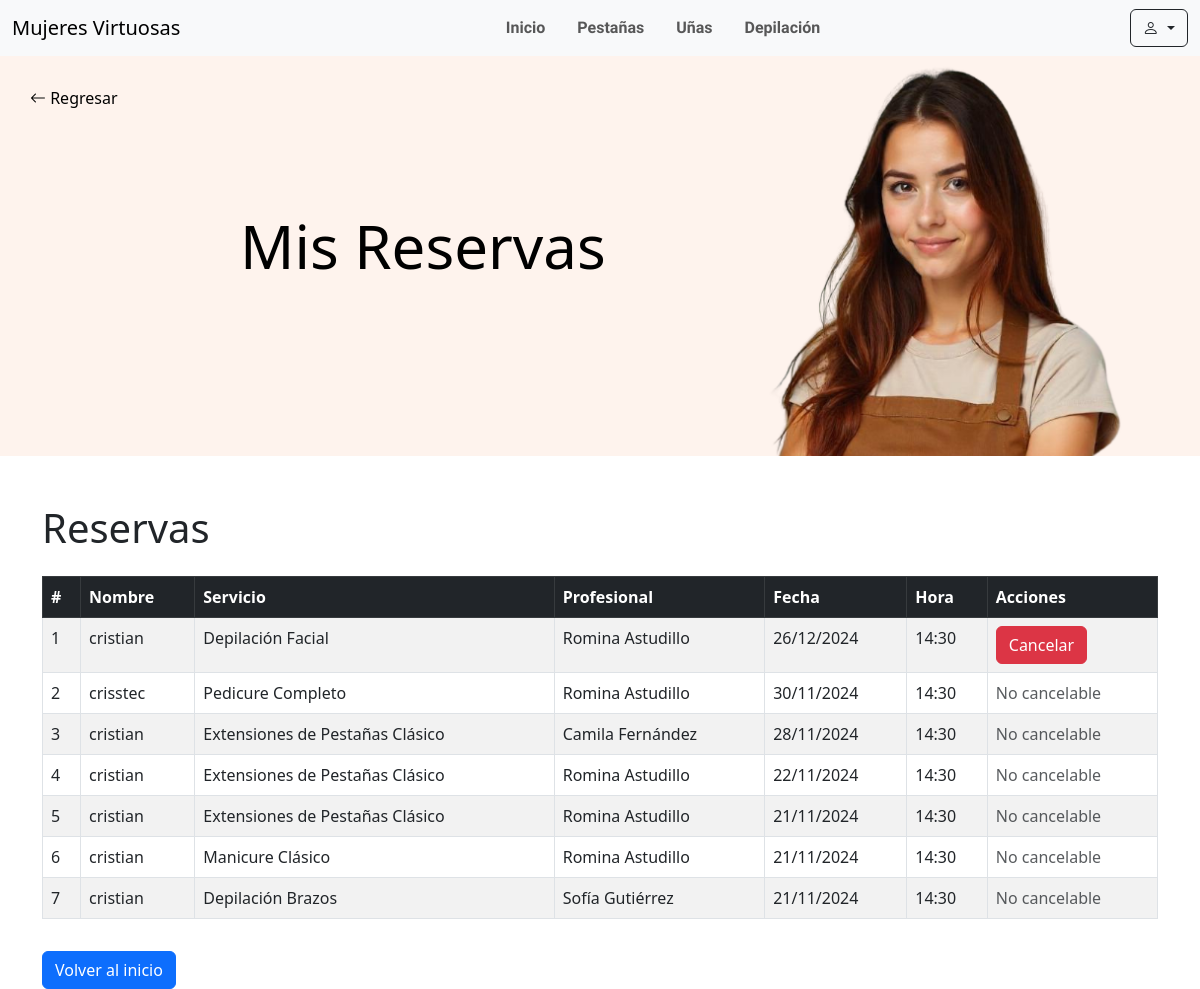
The app's page /mis-reservas/ (signed in) with its own data.
### mv_app/models.py (models this page shows, shortened)
class Reserva(models.Model):
    usuario = models.ForeignKey(User, on_delete=models.CASCADE)
    estilista = models.ForeignKey('Estilista', on_delete=models.CASCADE)
    servicio = models.ForeignKey('Servicio', on_delete=models.CASCADE, null=True)
    fecha = models.DateField()
    hora = models.TimeField()
    def es_cancelable(self):
        fecha_hora_reserva = datetime.combine(self.fecha, self.hora)
        return fecha_hora_reserva > datetime.now() + timedelta(days=3)

class Servicio(models.Model):
    CATEGORIAS = [
        ('uñas', 'Uñas'),
        ('pelo', 'Pelo'),
        ('depilacion', 'Depilación'),
        ('pestañas', 'Pestañas'),
    ]
    nombre = models.CharField(max_length=100, verbose_name="Nombre del Servicio")
    categoria = models.CharField(max_length=20, choices=CATEGORIAS, verbose_name="Categoría")
    descripcion = models.TextField(verbose_name="Descripción")
    duracion = models.PositiveIntegerField(verbose_name="Duración (minutos)")
    precio = models.DecimalField(max_digits=10, decimal_places=2, verbose_name="Precio")

class Estilista(models.Model):
    nombre = models.CharField(max_length=100, verbose_name="Nombre completo")
    especialidad = models.CharField(max_length=100, verbose_name="Especialidad")  # Ej. Pestañas, Uñas
    experiencia = models.PositiveIntegerField(verbose_name="Años de experiencia")
    disponibilidad = models.BooleanField(default=True, verbose_name="Disponible")
    telefono = models.CharField(max_length=15, verbose_name="Teléfono de contacto", null=True, blank=True)
    correo = models.EmailField(verbose_name="Correo electrónico", null=True, blank=True)
    foto = models.ImageField(upload_to='estilistas/', verbose_name="Foto", null=True, blank=True)
    fecha_creacion = models.DateTimeField(auto_now_add=True, verbose_name="Fecha de creación")

### mv_app/views.py (the view)
# urls.py: path('mis-reservas/', views.mis_reservas, name='mis_reservas'),
@login_required
def mis_reservas(request):
    if request.user.is_staff:  # Si el usuario tiene acceso al panel de administración
        reservas = Reserva.objects.all().order_by('-fecha', '-hora')
    else:
        reservas = Reserva.objects.filter(usuario=request.user).order_by('-fecha', '-hora')
    return render(request, 'servicios/reservas/mis_reservas.html', {'reservas': reservas})

### mv_app/templates/servicios/reservas/mis_reservas.html (shortened to what this page needs)
{% load static %}
<!DOCTYPE html>
<html lang="es">
<head>
    <link rel="stylesheet" href="{% static 'css/styles.css' %}">
    <link href="https://cdnjs.cloudflare.com/ajax/libs/font-awesome/5.15.4/css/all.min.css" rel="stylesheet">
    <link href="https://cdn.jsdelivr.net/npm/bootstrap@5.3.0/dist/css/bootstrap.min.css" rel="stylesheet">
    <link href="https://cdn.jsdelivr.net/npm/bootstrap-icons/font/bootstrap-icons.css" rel="stylesheet">
</head>
<body>
    {% include "navbar.html" %}
    <div class="profile-header">
        <a href="/" class="back-button">
            <i class="bi bi-arrow-left"></i> Regresar
        </a>
        <h4 class="pestañas"> Mis Reservas</h4>
    </div>
    <div class="container mt-5">
        {% if user.is_staff %}
        <h1 class="mb-4">Reservas</h1>
        {% else %}
        <h1 class="mb-4">Mis Reservas - {{ user.first_name|default:user.username }}</h1>
        {% endif %}
        {% if reservas %}
            <table class="table table-striped table-bordered">
                <thead class="table-dark">
                    <tr>
                        <th>#</th>
                        {% if user.is_staff %}
                            <th>Nombre</th>
                        {% endif %}
                        <th>Servicio</th>
                        <th>Profesional</th>
                        <th>Fecha</th>
                        <th>Hora</th>
                        <th>Acciones</th>
                    </tr>
                </thead>
                <tbody>
                    {% for reserva in reservas %}
                    <tr>
                        <td>{{ forloop.counter }}</td>
                        {% if user.is_staff %}
                            <td>{{reserva.usuario.first_name|default:user.username}}</td>
                        {% endif %}
                        <td>{{ reserva.servicio.nombre }}</td>
                        <td>{{ reserva.estilista.nombre }}</td>
                        <td>{{ reserva.fecha|date:"d/m/Y" }}</td>
                        <td>{{ reserva.hora|time:"H:i" }}</td>
                        <td>
                            {% if reserva.es_cancelable %}
                            <form method="POST" action="{% url 'cancelar_reserva' reserva.id %}" style="display:inline;">
                                <button type="submit" class="btn btn-danger">Cancelar</button>
                            </form>
                            {% else %}
                            <span class="text-muted">No cancelable</span>
                            {% endif %}
                        </td>
                    </tr>
                    {% endfor %}
                </tbody>
            </table>
        {% else %}
            <p class="alert alert-info">No tienes reservas activas.</p>
        {% endif %}
        <a href="/" class="btn btn-primary mt-3">Volver al inicio</a>
    </div>
</body>
</html>

### static/css/styles.css (style rules this page uses)
.profile-header { position: relative; height: 50vh; background-image: url("../img/inicio.png"); background-size: cover; background-position: center; background-repeat: no-repeat; display: flex; flex-direction: row; justify-content: space-between; align-items: center; color: #000; padding-bottom: 20px; }
.back-button { position: absolute; top: 30px; left: 30px; font-size: 16px; color: #000; text-decoration: none; }
.profile-header h4 { font-size: clamp(24px, 5vw, 72px); color: #000; text-decoration: none; margin: 20vw; }

### records on screen
Reserva: usuario.first_name "cristian", servicio.nombre "Depilación Facial", estilista.nombre "Romina Astudillo", fecha "26/12/2024", hora "14:30", shows "Cancelar"
Reserva: usuario.first_name "crisstec", servicio.nombre "Pedicure Completo", estilista.nombre "Romina Astudillo", fecha "30/11/2024", hora "14:30", shows "No cancelable"
Reserva: usuario.first_name "cristian", servicio.nombre "Extensiones de Pestañas Clásico", estilista.nombre "Camila Fernández", fecha "28/11/2024", hora "14:30", shows "No cancelable"
Reserva: usuario.first_name "cristian", servicio.nombre "Extensiones de Pestañas Clásico", estilista.nombre "Romina Astudillo", fecha "22/11/2024", hora "14:30", shows "No cancelable"
Reserva: usuario.first_name "cristian", servicio.nombre "Extensiones de Pestañas Clásico", estilista.nombre "Romina Astudillo", fecha "21/11/2024", hora "14:30", shows "No cancelable"
Reserva: usuario.first_name "cristian", servicio.nombre "Manicure Clásico", estilista.nombre "Romina Astudillo", fecha "21/11/2024", hora "14:30", shows "No cancelable"
Reserva: usuario.first_name "cristian", servicio.nombre "Depilación Brazos", estilista.nombre "Sofía Gutiérrez", fecha "21/11/2024", hora "14:30", shows "No cancelable"
